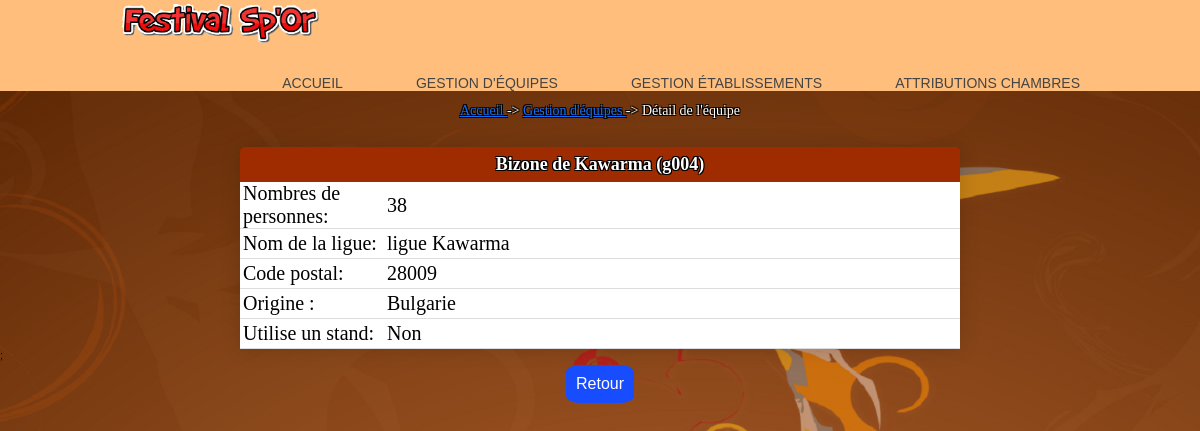
/detailEquipe.php?id=g004, run on the app's committed database.
### tables this page shows
create table Groupe
(
	id char(4) not null, 
	nom varchar(40) not null, 
	identiteResponsable varchar(40) not null,
	adressePostale varchar(120) not null,
	nombrePersonnes integer not null, 
	nomPays varchar(40) not null, 
	hebergement char(1) not null,
	stand boolean not null,
	constraint pk_Groupe primary key(id)
);

### _gestionBase.inc.php (called while the page is built, shortened)
<?php
   $hote="localhost";
   $login="root";
   $mdp="";
   try{
      $connexion = new PDO("mysql:host=$hote;dbname=festival", $login, $mdp);
      $connexion->exec("set names utf8");
      return $connexion;
   }
   catch(PDOException $e){
      echo "Erreur :" . $e->getMessage();
      die();
   }
function obtenirDetailEquipe($connexion, $id)
{
   $req="SELECT * from Groupe where id='$id'";
   $rsEtab=$connexion->query($req);
   return $rsEtab->fetchAll();
}
?>

### detailEquipe.php (the view, shortened to what this page needs)
<?php
include("_debut.inc.php");
include("_gestionBase.inc.php");
echo "<br><p class='textArianne' align='center'><a  href = 'index.php'> Accueil </a> -> <a href = 'gestionequipe.php'>
Gestion d'équipes  </a> -> Détail de l'équipe</p><br>";
$id=$_REQUEST['id'];
$lgEtab=obtenirDetailEquipe($connexion, $id);
foreach ($lgEtab as $row) {
      $id=$row['id'];
      $nom=$row['nom'];
      $identiteResponsable=$row['identiteResponsable'];
      $adressePostale=$row['adressePostale'];
      $nombrePersonnes=$row['nombrePersonnes'];
      $nomPays=$row['nomPays'];
      $stand=$row['stand'];
   echo "
   <table width='60%' cellspacing='0' cellpadding='0' align='center' class='content-table'>
      <thead>
      <tr>
         <th colspan='3'>$nom ($id)</th>
      </tr>
      </thead>
      <tr>
         <td  width='20%'> Nombres de personnes: </td>
         <td>$nombrePersonnes</td>
      </tr>
      <tr>
         <td  width='20%'> Nom de la ligue: </td>
         <td>$identiteResponsable</td>
      </tr>
            <tr>
         <td  width='20%'> Code postal: </td>
         <td>$adressePostale</td>
      </tr>
      <tr>
         <td> Origine : </td>
         <td>$nomPays</td>
      </tr>
      <tr>
         <td> Utilise un stand: </td>";
         if ($stand==1)
         {
            echo "<td> Oui </td>";
         }
         else
         {
            echo "<td> Non </td>";
         }
      echo "
      </tr>
   </table>;
   <table align='center' cellspacing='15' cellpadding='0'>
      <tr>
         <td colspan='2' align='center'><a class='buttonRetour' href='gestionEquipe.php'>Retour</a>
         </td>
      </tr>";
}
?>

### css/cssGeneral.css (style rules this page uses)
.buttonRetour { background-color: #184cff; border: none; color: rgb(255, 255, 255); padding: 10px; text-align: center; text-decoration: none; display: inline-block; font-size: 16px; margin: 4px 2px; border-radius: 20%; }
.basePage { color:black; font:11px Arial, Helvetica, sans-serif; }
.textArianne { color:#FFFFFF; font:14px Georgia, "Times New Roman", Times, serif; text-shadow: -1px -1px 0 #000, 1px -1px 0 #000, -1px 1px 0 #000, 1px 1px 0 #000; }
td,tr { text-align: left; font:11px Arial, Helvetica, sans-serif; }
.content-table { border-radius: 5px 5px 0 0; overflow: hidden; box-shadow: 0 0 20px rgba(0, 0, 0, 0.15); }
.content-table thead tr { height:35px; font:18px Georgia, "Times New Roman", Times, serif; text-shadow: -1px -1px 0 #000, 1px -1px 0 #000, -1px 1px 0 #000, 1px 1px 0 #000; text-align:center; background-color: #9F2B00; color: #ffffff; }
.content-table td { background-color:#ffffff; height:30px; text-align:left; color:#000; font:20px Georgia, "Times New Roman", Times, serif; padding-left:3px; }
.content-table tbody tr { border-bottom: 1px solid #dddddd; }
.content-table tbody tr:nth-of-type(even) { background-color: #000; }

### css/fond.css (style rules this page uses)
body { background-image: url("../images/fond4.PNG"); background-size: cover; background-repeat: no-repeat; background-attachment: fixed; }

### data on the page
groupe: nom "Bizone de Kawarma", id "g004", nombrePersonnes "38", identiteResponsable "ligue Kawarma", adressePostale "28009", nomPays "Bulgarie", stand "Non"
